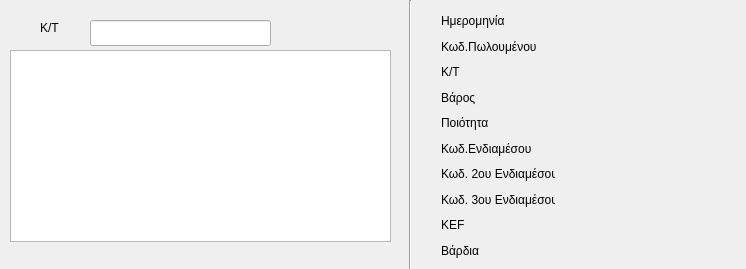
<?xml version="1.0" encoding="UTF-8"?>
<ui version="4.0">
 <class>ktreportClass</class>
 <widget class="QDialog" name="ktreportClass">
  <property name="geometry">
   <rect>
    <x>0</x>
    <y>0</y>
    <width>746</width>
    <height>269</height>
   </rect>
  </property>
  <property name="windowTitle">
   <string>Αναζήτηση Κ/Τ</string>
  </property>
  <widget class="QLineEdit" name="lineEdit">
   <property name="geometry">
    <rect>
     <x>90</x>
     <y>20</y>
     <width>181</width>
     <height>26</height>
    </rect>
   </property>
  </widget>
  <widget class="QLabel" name="label">
   <property name="geometry">
    <rect>
     <x>40</x>
     <y>20</y>
     <width>61</width>
     <height>16</height>
    </rect>
   </property>
   <property name="text">
    <string>Κ/Τ</string>
   </property>
  </widget>
  <widget class="QTableView" name="tableView">
   <property name="geometry">
    <rect>
     <x>10</x>
     <y>50</y>
     <width>381</width>
     <height>192</height>
    </rect>
   </property>
  </widget>
  <widget class="Line" name="line">
   <property name="geometry">
    <rect>
     <x>400</x>
     <y>0</y>
     <width>20</width>
     <height>271</height>
    </rect>
   </property>
   <property name="orientation">
    <enum>Qt::Vertical</enum>
   </property>
  </widget>
  <widget class="QWidget" name="layoutWidget">
   <property name="geometry">
    <rect>
     <x>430</x>
     <y>0</y>
     <width>136</width>
     <height>271</height>
    </rect>
   </property>
   <layout class="QVBoxLayout" name="verticalLayout">
    <item>
     <widget class="QLabel" name="label_2">
      <property name="text">
       <string>Ημερομηνία</string>
      </property>
     </widget>
    </item>
    <item>
     <widget class="QLabel" name="label_3">
      <property name="text">
       <string>Κωδ.Πωλουμένου</string>
      </property>
     </widget>
    </item>
    <item>
     <widget class="QLabel" name="label_4">
      <property name="text">
       <string>Κ/Τ</string>
      </property>
     </widget>
    </item>
    <item>
     <widget class="QLabel" name="label_5">
      <property name="text">
       <string>Βάρος</string>
      </property>
     </widget>
    </item>
    <item>
     <widget class="QLabel" name="label_6">
      <property name="text">
       <string>Ποιότητα</string>
      </property>
     </widget>
    </item>
    <item>
     <widget class="QLabel" name="label_7">
      <property name="text">
       <string>Κωδ.Ενδιαμέσου</string>
      </property>
     </widget>
    </item>
    <item>
     <widget class="QLabel" name="label_8">
      <property name="text">
       <string>Κωδ. 2ου Ενδιαμέσου</string>
      </property>
     </widget>
    </item>
    <item>
     <widget class="QLabel" name="label_9">
      <property name="text">
       <string>Κωδ. 3ου Ενδιαμέσου</string>
      </property>
     </widget>
    </item>
    <item>
     <widget class="QLabel" name="label_10">
      <property name="text">
       <string>KEF</string>
      </property>
     </widget>
    </item>
    <item>
     <widget class="QLabel" name="label_11">
      <property name="text">
       <string>Βάρδια</string>
      </property>
     </widget>
    </item>
   </layout>
  </widget>
  <widget class="QWidget" name="layoutWidget">
   <property name="geometry">
    <rect>
     <x>580</x>
     <y>0</y>
     <width>171</width>
     <height>271</height>
    </rect>
   </property>
   <layout class="QVBoxLayout" name="verticalLayout_2">
    <item>
     <widget class="QLabel" name="lpr_date">
      <property name="text">
       <string/>
      </property>
     </widget>
    </item>
    <item>
     <widget class="QLabel" name="lf_code">
      <property name="text">
       <string/>
      </property>
     </widget>
    </item>
    <item>
     <widget class="QLabel" name="lcode_t">
      <property name="text">
       <string/>
      </property>
     </widget>
    </item>
    <item>
     <widget class="QLabel" name="lweight">
      <property name="text">
       <string/>
      </property>
     </widget>
    </item>
    <item>
     <widget class="QLabel" name="lquality">
      <property name="text">
       <string/>
      </property>
     </widget>
    </item>
    <item>
     <widget class="QLabel" name="lmiddle">
      <property name="text">
       <string/>
      </property>
     </widget>
    </item>
    <item>
     <widget class="QLabel" name="lmiddle_2">
      <property name="text">
       <string/>
      </property>
     </widget>
    </item>
    <item>
     <widget class="QLabel" name="lmiddle_3">
      <property name="text">
       <string/>
      </property>
     </widget>
    </item>
    <item>
     <widget class="QLabel" name="liskef">
      <property name="text">
       <string/>
      </property>
     </widget>
    </item>
    <item>
     <widget class="QLabel" name="lvardia">
      <property name="text">
       <string/>
      </property>
     </widget>
    </item>
   </layout>
  </widget>
 </widget>
 <layoutdefault spacing="6" margin="11"/>
 <resources/>
 <connections/>
</ui>
